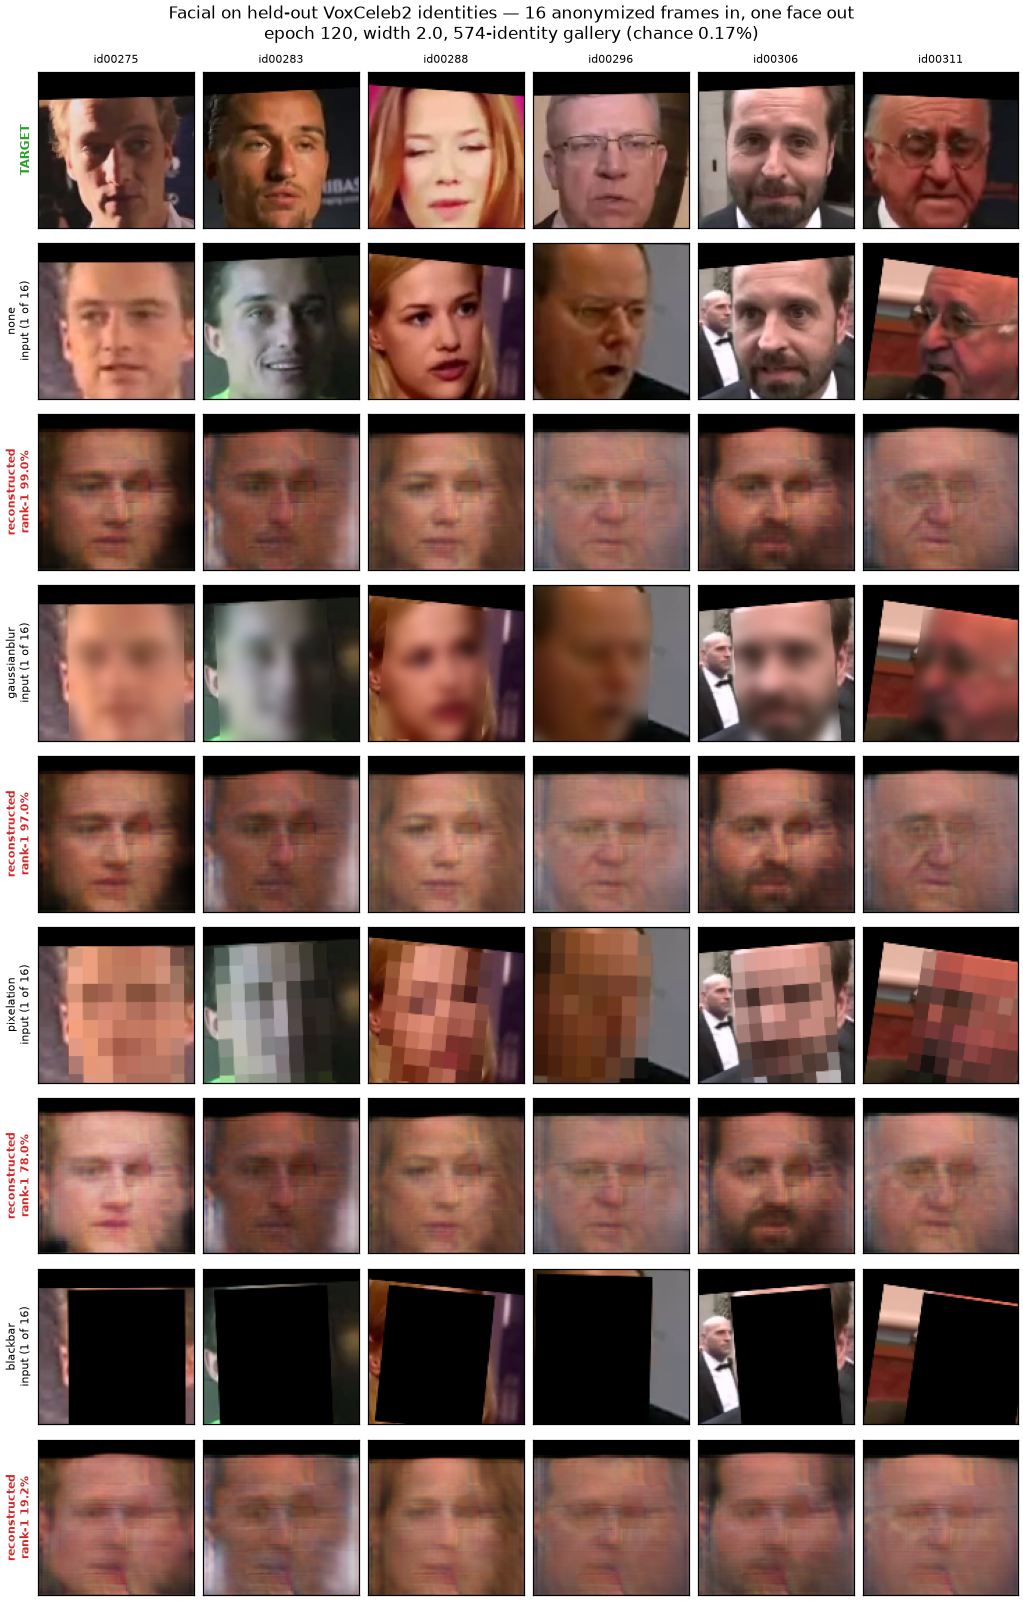

Write Python code to recreate this figure.
"""
What ``Facial`` produces, per anonymization, on identities it never trained on.

The figure exists because the headline numbers invite a fair objection: a model reported at 99%
rank-1 produces images that do not look like 99% of anything. Both halves are true, and the
reason is that ArcFace reads coarse facial geometry -- which survives reduction to 28x28 and
grayscaling -- while the eye reads sharpness and texture, which the L1 term never rewarded. Show
the images beside the numbers rather than letting a reader meet them separately.

The blackbar row is included precisely because it is weak: at 19.2% the reconstructions collapse
towards a mean face, which is what 'right one time in five' looks like.

Run from the repository root::

    uv run python src/figures/facial_reconstructions.py
"""

from pathlib import Path

import cv2
import matplotlib
import pandas as pd

matplotlib.use("Agg")
import matplotlib.pyplot as plt  # noqa: E402

from meles.frame_aggregation.pix2pix import to_image  # noqa: E402
from meles.training import CURRICULUM, FacialFrames, split_identities  # noqa: E402
from meles.training.facial import load_facial, reconstruct  # noqa: E402

DATA = Path("data")
CHECKPOINT = Path("models/facial/facial.voxceleb.curriculum.w2d0.inference.pt")
OUTPUT = Path("src/figures/facial_reconstructions.png")

SHOWN = 6  # identities, as columns
FRAMES = 16  # N, matching what the model was trained with
SEED = 3  # which block of validation identities to show

# Measured on the 574-identity validation gallery at epoch 120; chance is 0.17%.
RANK1 = {"none": "99.0%", "gaussianblur": "97.0%", "pixelation": "78.0%", "blackbar": "19.2%"}


def main() -> None:
    model, metadata = load_facial(CHECKPOINT, device="cpu")
    targets = pd.read_parquet(DATA / "voxceleb_targets.parquet")
    structure = pd.read_parquet(DATA / "voxceleb.parquet")

    # The same split the training notebook holds out, so these identities are genuinely unseen.
    _, validation = split_identities(targets["identity"].tolist(), validation=0.1, seed=0)
    frames = FacialFrames(
        structure,
        targets,
        DATA,
        curriculum=CURRICULUM,
        identities=sorted(validation),
        frames=FRAMES,
        stage=len(CURRICULUM) - 1,
        deterministic=True,
        all_methods=True,
    )
    # 3.3M rows, and FacialFrames keeps no reference to it.
    del structure

    width = len(frames.active)
    rows = 1 + 2 * width  # the target, then an input and a reconstruction per method
    figure, axes = plt.subplots(rows, SHOWN, figsize=(1.55 * SHOWN, 1.62 * rows), squeeze=False, layout="constrained")
    for axis in axes.flat:
        axis.set_xticks([])
        axis.set_yticks([])

    for column in range(SHOWN):
        # 'all_methods' lays the set out as identity-major blocks, one entry per active method.
        index = SEED * width + column
        axes[0, column].imshow(cv2.cvtColor(to_image(frames[index * width][1]), cv2.COLOR_BGR2RGB))
        axes[0, column].set_title(frames.identities[index], fontsize=7)
        for position in range(width):
            observations, _, method = frames[index * width + position]
            produced = reconstruct(model, observations, int(method))[0]
            axes[1 + 2 * position, column].imshow(cv2.cvtColor(to_image(observations[0]), cv2.COLOR_BGR2RGB))
            axes[2 + 2 * position, column].imshow(cv2.cvtColor(to_image(produced), cv2.COLOR_BGR2RGB))
        print(f"  {column + 1}/{SHOWN}", flush=True)

    axes[0, 0].set_ylabel("TARGET", fontsize=8, color="tab:green", weight="bold")
    for position, name in enumerate(frames.active):
        axes[1 + 2 * position, 0].set_ylabel(f"{name}\ninput (1 of {FRAMES})", fontsize=7)
        axes[2 + 2 * position, 0].set_ylabel(
            f"reconstructed\nrank-1 {RANK1[name]}", fontsize=7, color="tab:red", weight="bold"
        )

    figure.suptitle(
        f"Facial on held-out VoxCeleb2 identities — {FRAMES} anonymized frames in, one face out\n"
        f"epoch {metadata['epoch']}, width 2.0, 574-identity gallery (chance 0.17%)",
        fontsize=11,
    )
    OUTPUT.parent.mkdir(parents=True, exist_ok=True)
    figure.savefig(OUTPUT, dpi=110)
    print(f"wrote {OUTPUT}")


if __name__ == "__main__":
    main()
